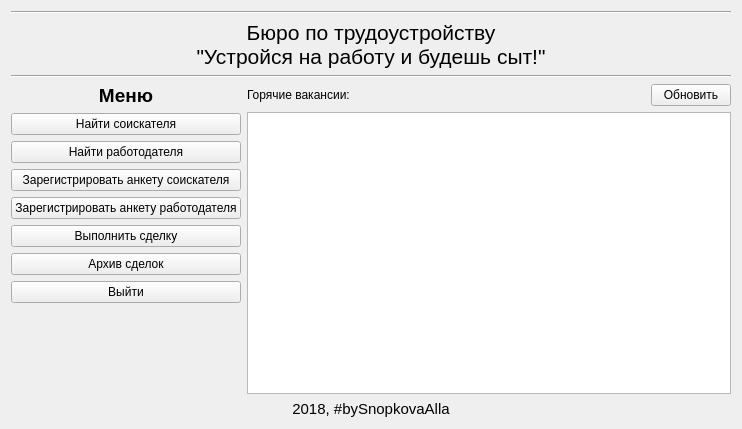
<?xml version="1.0" encoding="UTF-8"?>
<ui version="4.0">
 <class>MainWindow</class>
 <widget class="QMainWindow" name="MainWindow">
  <property name="geometry">
   <rect>
    <x>0</x>
    <y>0</y>
    <width>742</width>
    <height>429</height>
   </rect>
  </property>
  <property name="windowTitle">
   <string>MainWindow</string>
  </property>
  <property name="windowIcon">
   <iconset>
    <normaloff>worker.png</normaloff>worker.png</iconset>
  </property>
  <widget class="QWidget" name="centralWidget">
   <layout class="QGridLayout" name="gridLayout">
    <item row="1" column="0" colspan="2">
     <widget class="QLabel" name="label">
      <property name="text">
       <string>&lt;html&gt;&lt;head/&gt;&lt;body&gt;&lt;p align=&quot;center&quot;&gt;&lt;span style=&quot; font-size:16pt;&quot;&gt;Бюро по трудоустройству &lt;br/&gt;&amp;quot;Устройся на работу и будешь сыт!&amp;quot;&lt;/span&gt;&lt;/p&gt;&lt;/body&gt;&lt;/html&gt;</string>
      </property>
     </widget>
    </item>
    <item row="5" column="1">
     <widget class="QTextEdit" name="textEdit"/>
    </item>
    <item row="2" column="0" colspan="2">
     <widget class="Line" name="line">
      <property name="orientation">
       <enum>Qt::Horizontal</enum>
      </property>
     </widget>
    </item>
    <item row="6" column="0" colspan="2">
     <widget class="QLabel" name="label_3">
      <property name="text">
       <string>&lt;!DOCTYPE HTML PUBLIC &quot;-//W3C//DTD HTML 4.0//EN&quot; &quot;http://www.w3.org/TR/REC-html40/strict.dtd&quot;&gt;
&lt;html&gt;&lt;head&gt;&lt;meta name=&quot;qrichtext&quot; content=&quot;1&quot; /&gt;&lt;style type=&quot;text/css&quot;&gt;
p, li { white-space: pre-wrap; }
&lt;/style&gt;&lt;/head&gt;&lt;body style=&quot; font-family:'Ubuntu'; font-size:11pt; font-weight:400; font-style:normal;&quot;&gt;
&lt;p align=&quot;center&quot; style=&quot; margin-top:12px; margin-bottom:12px; margin-left:0px; margin-right:0px; -qt-block-indent:0; text-indent:0px;&quot;&gt;2018, #bySnopkovaAlla&lt;/p&gt;&lt;/body&gt;&lt;/html&gt;</string>
      </property>
     </widget>
    </item>
    <item row="0" column="0" colspan="2">
     <widget class="Line" name="line_2">
      <property name="orientation">
       <enum>Qt::Horizontal</enum>
      </property>
     </widget>
    </item>
    <item row="3" column="0" rowspan="3">
     <layout class="QVBoxLayout" name="verticalLayout">
      <item>
       <widget class="QLabel" name="label_4">
        <property name="font">
         <font>
          <pointsize>14</pointsize>
          <weight>75</weight>
          <bold>true</bold>
         </font>
        </property>
        <property name="text">
         <string>&lt;html&gt;&lt;head/&gt;&lt;body&gt;&lt;p align=&quot;center&quot;&gt;Меню&lt;/p&gt;&lt;/body&gt;&lt;/html&gt;</string>
        </property>
       </widget>
      </item>
      <item>
       <widget class="QPushButton" name="pushButton">
        <property name="text">
         <string>Найти соискателя</string>
        </property>
       </widget>
      </item>
      <item>
       <widget class="QPushButton" name="pushButton_8">
        <property name="text">
         <string>Найти работодателя</string>
        </property>
       </widget>
      </item>
      <item>
       <widget class="QPushButton" name="pushButton_2">
        <property name="text">
         <string>Зарегистрировать анкету соискателя</string>
        </property>
       </widget>
      </item>
      <item>
       <widget class="QPushButton" name="pushButton_3">
        <property name="text">
         <string>Зарегистрировать анкету работодателя</string>
        </property>
       </widget>
      </item>
      <item>
       <widget class="QPushButton" name="pushButton_4">
        <property name="text">
         <string>Выполнить сделку</string>
        </property>
       </widget>
      </item>
      <item>
       <widget class="QPushButton" name="pushButton_5">
        <property name="text">
         <string>Архив сделок</string>
        </property>
       </widget>
      </item>
      <item>
       <widget class="QPushButton" name="pushButton_6">
        <property name="text">
         <string>Выйти</string>
        </property>
       </widget>
      </item>
      <item>
       <spacer name="verticalSpacer">
        <property name="orientation">
         <enum>Qt::Vertical</enum>
        </property>
        <property name="sizeHint" stdset="0">
         <size>
          <width>20</width>
          <height>40</height>
         </size>
        </property>
       </spacer>
      </item>
     </layout>
    </item>
    <item row="3" column="1" rowspan="2">
     <layout class="QHBoxLayout" name="horizontalLayout">
      <item>
       <widget class="QLabel" name="label_2">
        <property name="text">
         <string>Горячие вакансии:</string>
        </property>
       </widget>
      </item>
      <item>
       <spacer name="horizontalSpacer">
        <property name="orientation">
         <enum>Qt::Horizontal</enum>
        </property>
        <property name="sizeHint" stdset="0">
         <size>
          <width>40</width>
          <height>20</height>
         </size>
        </property>
       </spacer>
      </item>
      <item>
       <widget class="QPushButton" name="pushButton_7">
        <property name="text">
         <string>Обновить</string>
        </property>
       </widget>
      </item>
     </layout>
    </item>
   </layout>
  </widget>
  <widget class="QMenuBar" name="menuBar">
   <property name="geometry">
    <rect>
     <x>0</x>
     <y>0</y>
     <width>742</width>
     <height>25</height>
    </rect>
   </property>
  </widget>
 </widget>
 <layoutdefault spacing="6" margin="11"/>
 <resources/>
 <connections/>
</ui>
